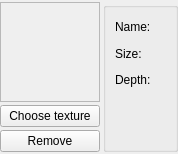
<?xml version="1.0" encoding="UTF-8"?>
<ui version="4.0">
 <class>CParticleTextureWidget</class>
 <widget class="QWidget" name="CParticleTextureWidget">
  <property name="geometry">
   <rect>
    <x>0</x>
    <y>0</y>
    <width>178</width>
    <height>154</height>
   </rect>
  </property>
  <property name="windowTitle">
   <string>Form</string>
  </property>
  <layout class="QGridLayout" name="gridLayout_2">
   <property name="margin">
    <number>0</number>
   </property>
   <property name="spacing">
    <number>3</number>
   </property>
   <item row="0" column="0">
    <layout class="QVBoxLayout" name="verticalLayout">
     <property name="spacing">
      <number>3</number>
     </property>
     <item>
      <widget class="QFrame" name="frame_2">
       <property name="minimumSize">
        <size>
         <width>100</width>
         <height>100</height>
        </size>
       </property>
       <property name="maximumSize">
        <size>
         <width>100</width>
         <height>100</height>
        </size>
       </property>
       <property name="frameShape">
        <enum>QFrame::StyledPanel</enum>
       </property>
       <property name="frameShadow">
        <enum>QFrame::Sunken</enum>
       </property>
       <layout class="QGridLayout" name="gridLayout">
        <property name="margin">
         <number>3</number>
        </property>
        <item row="0" column="0">
         <widget class="QLabel" name="imageLabel">
          <property name="maximumSize">
           <size>
            <width>16777215</width>
            <height>16777215</height>
           </size>
          </property>
          <property name="text">
           <string/>
          </property>
          <property name="wordWrap">
           <bool>true</bool>
          </property>
         </widget>
        </item>
       </layout>
      </widget>
     </item>
     <item>
      <widget class="QPushButton" name="chooseTexPushButton">
       <property name="sizePolicy">
        <sizepolicy hsizetype="Preferred" vsizetype="Fixed">
         <horstretch>0</horstretch>
         <verstretch>0</verstretch>
        </sizepolicy>
       </property>
       <property name="text">
        <string>Choose texture</string>
       </property>
      </widget>
     </item>
     <item>
      <widget class="QPushButton" name="removePushButton">
       <property name="sizePolicy">
        <sizepolicy hsizetype="Preferred" vsizetype="Fixed">
         <horstretch>0</horstretch>
         <verstretch>0</verstretch>
        </sizepolicy>
       </property>
       <property name="text">
        <string>Remove</string>
       </property>
      </widget>
     </item>
    </layout>
   </item>
   <item row="0" column="1">
    <widget class="QGroupBox" name="groupBox">
     <property name="sizePolicy">
      <sizepolicy hsizetype="Expanding" vsizetype="Preferred">
       <horstretch>0</horstretch>
       <verstretch>0</verstretch>
      </sizepolicy>
     </property>
     <property name="title">
      <string/>
     </property>
     <layout class="QGridLayout" name="gridLayout_3">
      <item row="0" column="0">
       <widget class="QLabel" name="nameLabel">
        <property name="text">
         <string>Name:</string>
        </property>
        <property name="wordWrap">
         <bool>true</bool>
        </property>
       </widget>
      </item>
      <item row="1" column="0">
       <widget class="QLabel" name="sizeLabel">
        <property name="text">
         <string>Size:</string>
        </property>
        <property name="wordWrap">
         <bool>true</bool>
        </property>
       </widget>
      </item>
      <item row="2" column="0">
       <widget class="QLabel" name="depthLabel">
        <property name="text">
         <string>Depth:</string>
        </property>
        <property name="wordWrap">
         <bool>true</bool>
        </property>
       </widget>
      </item>
      <item row="3" column="0">
       <spacer name="verticalSpacer">
        <property name="orientation">
         <enum>Qt::Vertical</enum>
        </property>
        <property name="sizeType">
         <enum>QSizePolicy::Preferred</enum>
        </property>
        <property name="sizeHint" stdset="0">
         <size>
          <width>20</width>
          <height>50</height>
         </size>
        </property>
       </spacer>
      </item>
     </layout>
    </widget>
   </item>
  </layout>
 </widget>
 <resources/>
 <connections/>
</ui>
